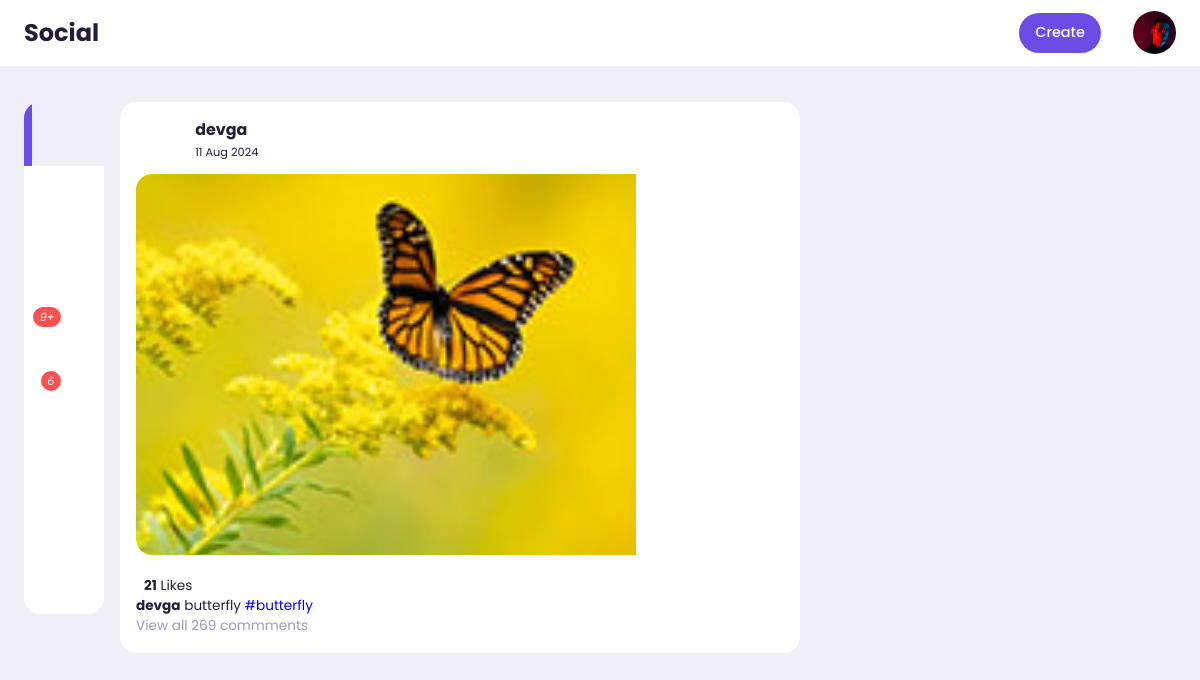
Page /post/858b5895-9ace-407e-a2d5-a98f7869c573 on the earlier database version.
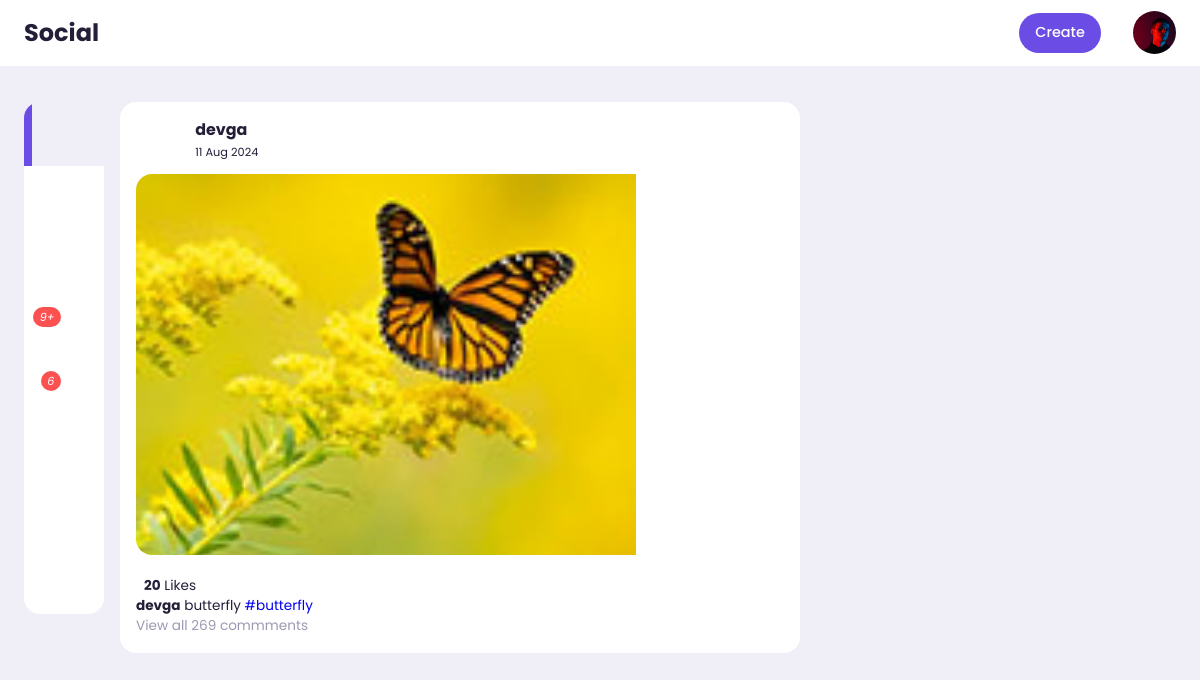
Same page on the later database version.
### post/models.py (models this page shows, shortened)
class Post(models.Model):
    id = models.UUIDField(primary_key=True,default=uuid.uuid4,editable=False)
    picture = models.ImageField(upload_to=user_directory_path,verbose_name="Picture",null=True)
    caption = models.CharField(max_length=10000,verbose_name="Caption")
    posted = models.DateTimeField(auto_now_add=True)
    tag = models.ManyToManyField(Tag,related_name="tags")
    user = models.ForeignKey(User,on_delete=models.CASCADE)
    likes = models.IntegerField(default=0)

### post/views.py (the view)
# urls.py: path('<uuid:post_id>',views.PostDetail,name='post-details'),
def PostDetail(request,post_id):
    post = get_object_or_404(Post,id=post_id)
    context ={
        'post':post
    }
    return render(request,'post/post-details.html',context)

### post/models.py (called while the page is built)
    def get_absolute_url(self):
        return reverse('tags',args=[self.slug])

    def __str__(self) :
        return self.title

### post/templates/post/post-details.html (shortened to what this page needs)
{%extends 'base.html'%}
{%load static%}
    {%block content%}
            <div class="middle">
                <div class="feeds">
                    <div class="feed">
                        <div class="head">
                            <div class="user">
                                <div class="profile-photo">
                                </div>
                                <div class="ingo">
                                    <h3>{{post.user.username}}</h3>
                                    <small>{{post.posted|date:"d M Y"}}</small>
                                </div>
                            </div>
                        </div>
                        <div class="photo">
                            <a href="{%url 'post-details' post.id%}"><img src="{{post.picture.url}}" alt="Alternative text"  style="width: 500px; height: 381px; object-fit: cover;" >
                        </a>
                        </div>
                        <div class="liked-by">
                            <p id="like-count-{{ post.id }}"><b>{{ post.likes }}</b> Likes</p>
                        </div>
                        <div class="caption">
                            <p><b>{{post.user.username}}</b> {{post.caption}}
                                 <span class="harsh-tag">{% for tag in post.tag.all%}<a href ="{{tag.get_absolute_url}}">#{{tag}}</a>{% endfor %}</span></p>
                        </div>
                        <div>
                            <div class="comments text-muted">View all 269 commments</div>
                        </div>
                    </div>
                </div>
            </div>
            {% endblock content %}

Differences in the rows shown:
changed Post "butterfly": likes "21" → "20"
